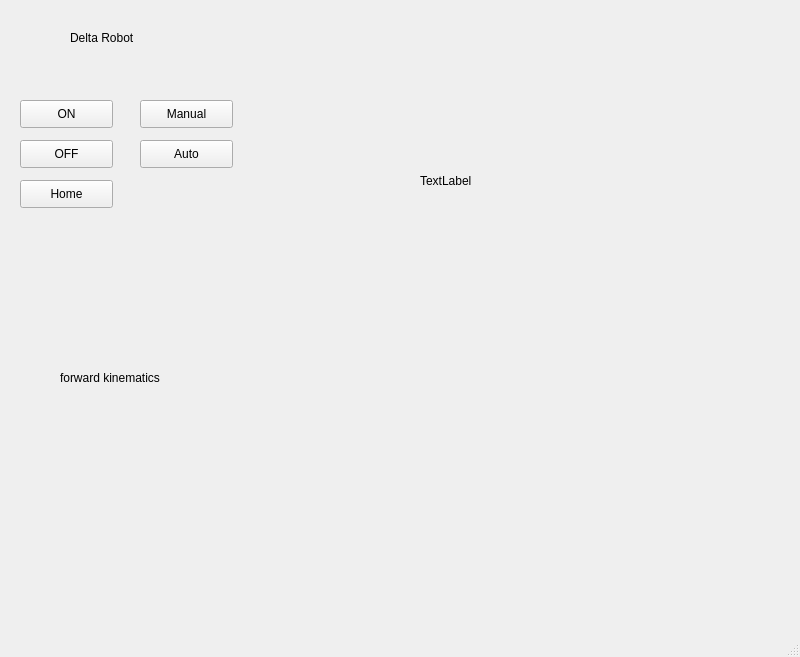
<?xml version="1.0" encoding="UTF-8"?>
<ui version="4.0">
 <class>MainWindow</class>
 <widget class="QMainWindow" name="MainWindow">
  <property name="geometry">
   <rect>
    <x>0</x>
    <y>0</y>
    <width>800</width>
    <height>657</height>
   </rect>
  </property>
  <property name="windowTitle">
   <string>MainWindow</string>
  </property>
  <widget class="QWidget" name="centralwidget">
   <widget class="QPushButton" name="Home">
    <property name="geometry">
     <rect>
      <x>20</x>
      <y>140</y>
      <width>93</width>
      <height>28</height>
     </rect>
    </property>
    <property name="text">
     <string>OFF</string>
    </property>
   </widget>
   <widget class="QPushButton" name="Start">
    <property name="geometry">
     <rect>
      <x>20</x>
      <y>100</y>
      <width>93</width>
      <height>28</height>
     </rect>
    </property>
    <property name="text">
     <string>ON</string>
    </property>
   </widget>
   <widget class="QLabel" name="label">
    <property name="geometry">
     <rect>
      <x>70</x>
      <y>30</y>
      <width>121</width>
      <height>16</height>
     </rect>
    </property>
    <property name="text">
     <string>Delta Robot</string>
    </property>
   </widget>
   <widget class="QPushButton" name="Manual">
    <property name="geometry">
     <rect>
      <x>140</x>
      <y>100</y>
      <width>93</width>
      <height>28</height>
     </rect>
    </property>
    <property name="text">
     <string>Manual</string>
    </property>
   </widget>
   <widget class="QPushButton" name="Auto">
    <property name="geometry">
     <rect>
      <x>140</x>
      <y>140</y>
      <width>93</width>
      <height>28</height>
     </rect>
    </property>
    <property name="text">
     <string>Auto</string>
    </property>
   </widget>
   <widget class="QPushButton" name="pushButton_3">
    <property name="geometry">
     <rect>
      <x>20</x>
      <y>180</y>
      <width>93</width>
      <height>28</height>
     </rect>
    </property>
    <property name="text">
     <string>Home</string>
    </property>
   </widget>
   <widget class="QLabel" name="Camera">
    <property name="geometry">
     <rect>
      <x>420</x>
      <y>70</y>
      <width>331</width>
      <height>221</height>
     </rect>
    </property>
    <property name="text">
     <string>TextLabel</string>
    </property>
   </widget>
   <widget class="QLabel" name="label_3">
    <property name="geometry">
     <rect>
      <x>60</x>
      <y>370</y>
      <width>111</width>
      <height>16</height>
     </rect>
    </property>
    <property name="text">
     <string>forward kinematics</string>
    </property>
   </widget>
  </widget>
  <widget class="QMenuBar" name="menubar">
   <property name="geometry">
    <rect>
     <x>0</x>
     <y>0</y>
     <width>800</width>
     <height>26</height>
    </rect>
   </property>
  </widget>
  <widget class="QStatusBar" name="statusbar"/>
 </widget>
 <resources/>
 <connections/>
</ui>
